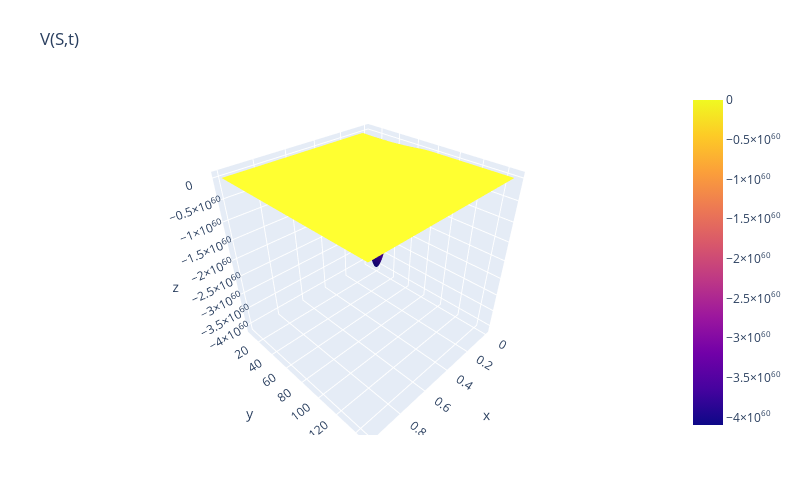

The notebook cell this image was saved under:
### Code cell
grid.net = Vega.copy()
grid.plot(0, cut=True)

### Figure 1 — Plotly figure (JSON) as saved in the notebook; plotly's stock layout.template omitted (floating-point values rounded to 4 significant figures; data arrays with more than 128 entries replaced by an {"elided": "..."} marker saying what was removed)
{"data": [{"x": {"elided": "201 float values"}, "y": {"elided": "150 float values"}, "z": {"elided": "150x201 float values"}, "type": "surface"}], "layout": {"margin": {"l": 65, "r": 50, "b": 65, "t": 90}, "title": {"text": "V(S,t)"}, "autosize": false, "width": 800, "height": 500}}
